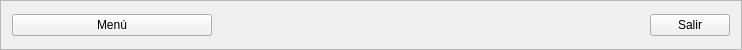
       <widget class="QFrame" name="frame_superior">
        <property name="geometry">
         <rect>
          <x>0</x>
          <y>0</y>
          <width>742</width>
          <height>50</height>
         </rect>
        </property>
        <property name="minimumSize">
         <size>
          <width>0</width>
          <height>50</height>
         </size>
        </property>
        <property name="maximumSize">
         <size>
          <width>16777215</width>
          <height>50</height>
         </size>
        </property>
        <property name="frameShape">
         <enum>QFrame::StyledPanel</enum>
        </property>
        <property name="frameShadow">
         <enum>QFrame::Raised</enum>
        </property>
        <layout class="QHBoxLayout" name="horizontalLayout">
         <item>
          <widget class="QPushButton" name="boton_menu">
           <property name="minimumSize">
            <size>
             <width>200</width>
             <height>0</height>
            </size>
           </property>
           <property name="text">
            <string>Menú</string>
           </property>
           <property name="icon">
            <iconset>
             <normaloff>../../../resources/imagenes/boton_menu.png</normaloff>../../../resources/imagenes/boton_menu.png</iconset>
           </property>
           <property name="iconSize">
            <size>
             <width>32</width>
             <height>32</height>
            </size>
           </property>
          </widget>
         </item>
         <item>
          <spacer name="horizontalSpacer">
           <property name="orientation">
            <enum>Qt::Horizontal</enum>
           </property>
           <property name="sizeHint" stdset="0">
            <size>
             <width>171</width>
             <height>20</height>
            </size>
           </property>
          </spacer>
         </item>
         <item>
          <widget class="QLabel" name="mensaje">
           <property name="text">
            <string/>
           </property>
          </widget>
         </item>
         <item>
          <spacer name="horizontalSpacer_2">
           <property name="orientation">
            <enum>Qt::Horizontal</enum>
           </property>
           <property name="sizeHint" stdset="0">
            <size>
             <width>170</width>
             <height>20</height>
            </size>
           </property>
          </spacer>
         </item>
         <item>
          <widget class="QPushButton" name="boton_salir">
           <property name="text">
            <string>Salir</string>
           </property>
           <property name="icon">
            <iconset>
             <normaloff>../../../resources/imagenes/salir.png</normaloff>../../../resources/imagenes/salir.png</iconset>
           </property>
           <property name="iconSize">
            <size>
             <width>32</width>
             <height>32</height>
            </size>
           </property>
          </widget>
         </item>
        </layout>
       </widget>
